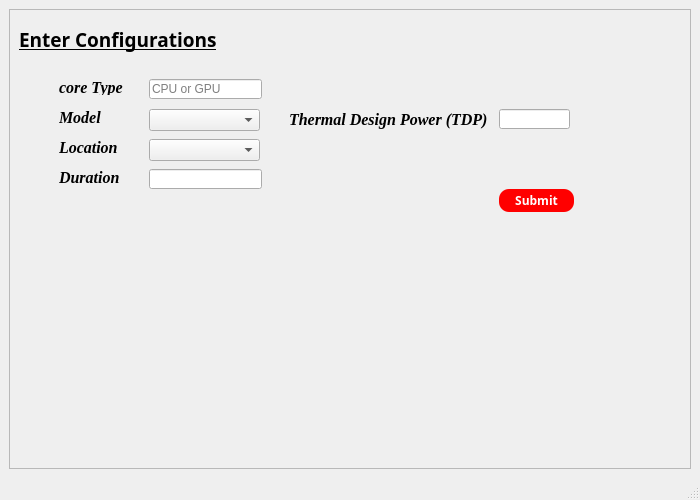
<?xml version="1.0" encoding="UTF-8"?>
<ui version="4.0">
 <class>MainWindow</class>
 <widget class="QMainWindow" name="MainWindow">
  <property name="geometry">
   <rect>
    <x>0</x>
    <y>0</y>
    <width>700</width>
    <height>500</height>
   </rect>
  </property>
  <property name="windowTitle">
   <string>MainWindow</string>
  </property>
  <widget class="QWidget" name="centralwidget">
   <layout class="QVBoxLayout" name="verticalLayout">
    <item>
     <widget class="QFrame" name="frame">
      <property name="frameShape">
       <enum>QFrame::StyledPanel</enum>
      </property>
      <property name="frameShadow">
       <enum>QFrame::Raised</enum>
      </property>
      <widget class="QLabel" name="label">
       <property name="geometry">
        <rect>
         <x>10</x>
         <y>10</y>
         <width>211</width>
         <height>41</height>
        </rect>
       </property>
       <property name="font">
        <font>
         <family>Segoe Print</family>
         <pointsize>14</pointsize>
         <weight>75</weight>
         <bold>true</bold>
         <underline>true</underline>
        </font>
       </property>
       <property name="text">
        <string>Enter Configurations</string>
       </property>
      </widget>
      <widget class="QLabel" name="label_2">
       <property name="geometry">
        <rect>
         <x>50</x>
         <y>70</y>
         <width>81</width>
         <height>16</height>
        </rect>
       </property>
       <property name="font">
        <font>
         <family>Times New Roman</family>
         <pointsize>12</pointsize>
         <weight>75</weight>
         <italic>true</italic>
         <bold>true</bold>
        </font>
       </property>
       <property name="text">
        <string>core Type</string>
       </property>
      </widget>
      <widget class="QLineEdit" name="coreType">
       <property name="geometry">
        <rect>
         <x>140</x>
         <y>70</y>
         <width>113</width>
         <height>20</height>
        </rect>
       </property>
       <property name="placeholderText">
        <string>CPU or GPU</string>
       </property>
      </widget>
      <widget class="QLabel" name="label_3">
       <property name="geometry">
        <rect>
         <x>50</x>
         <y>100</y>
         <width>51</width>
         <height>16</height>
        </rect>
       </property>
       <property name="font">
        <font>
         <family>Times New Roman</family>
         <pointsize>12</pointsize>
         <weight>75</weight>
         <italic>true</italic>
         <bold>true</bold>
        </font>
       </property>
       <property name="text">
        <string>Model</string>
       </property>
      </widget>
      <widget class="QComboBox" name="model">
       <property name="geometry">
        <rect>
         <x>140</x>
         <y>100</y>
         <width>111</width>
         <height>22</height>
        </rect>
       </property>
      </widget>
      <widget class="QLabel" name="label_4">
       <property name="geometry">
        <rect>
         <x>280</x>
         <y>100</y>
         <width>201</width>
         <height>21</height>
        </rect>
       </property>
       <property name="font">
        <font>
         <family>Times New Roman</family>
         <pointsize>12</pointsize>
         <weight>75</weight>
         <italic>true</italic>
         <bold>true</bold>
        </font>
       </property>
       <property name="text">
        <string>Thermal Design Power (TDP)</string>
       </property>
      </widget>
      <widget class="QLineEdit" name="tdp">
       <property name="geometry">
        <rect>
         <x>490</x>
         <y>100</y>
         <width>71</width>
         <height>20</height>
        </rect>
       </property>
      </widget>
      <widget class="QLabel" name="label_5">
       <property name="geometry">
        <rect>
         <x>50</x>
         <y>130</y>
         <width>61</width>
         <height>16</height>
        </rect>
       </property>
       <property name="font">
        <font>
         <family>Times New Roman</family>
         <pointsize>12</pointsize>
         <weight>75</weight>
         <italic>true</italic>
         <bold>true</bold>
        </font>
       </property>
       <property name="text">
        <string>Location</string>
       </property>
      </widget>
      <widget class="QComboBox" name="location">
       <property name="geometry">
        <rect>
         <x>140</x>
         <y>130</y>
         <width>111</width>
         <height>22</height>
        </rect>
       </property>
      </widget>
      <widget class="QLabel" name="label_6">
       <property name="geometry">
        <rect>
         <x>50</x>
         <y>160</y>
         <width>71</width>
         <height>16</height>
        </rect>
       </property>
       <property name="font">
        <font>
         <family>Times New Roman</family>
         <pointsize>12</pointsize>
         <weight>75</weight>
         <italic>true</italic>
         <bold>true</bold>
        </font>
       </property>
       <property name="text">
        <string>Duration</string>
       </property>
      </widget>
      <widget class="QLineEdit" name="coreType_2">
       <property name="geometry">
        <rect>
         <x>140</x>
         <y>160</y>
         <width>113</width>
         <height>20</height>
        </rect>
       </property>
      </widget>
      <widget class="QPushButton" name="submit">
       <property name="geometry">
        <rect>
         <x>490</x>
         <y>180</y>
         <width>75</width>
         <height>23</height>
        </rect>
       </property>
       <property name="font">
        <font>
         <family>Segoe Print</family>
         <weight>75</weight>
         <bold>true</bold>
        </font>
       </property>
       <property name="styleSheet">
        <string notr="true">QPushButton{
	background-color:rgb(255,0,0);
	border-radius: 10px;
	color:#FFFFFF;
}</string>
       </property>
       <property name="text">
        <string>Submit</string>
       </property>
      </widget>
     </widget>
    </item>
   </layout>
  </widget>
  <widget class="QStatusBar" name="statusbar"/>
 </widget>
 <resources/>
 <connections/>
</ui>
